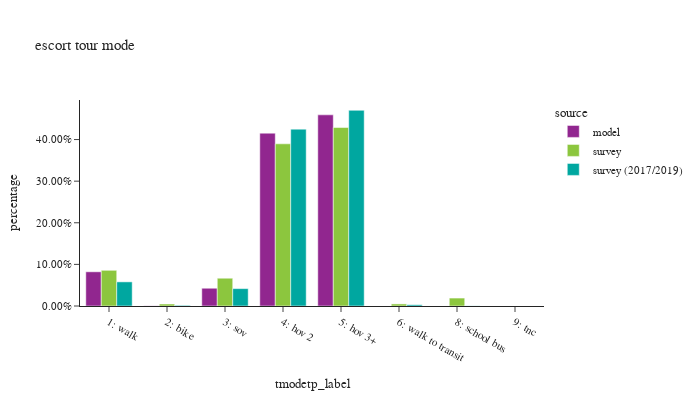

Notebook cell for this chart:
### Code cell
df_plot = es_tour.groupby(['source','tmodetp_label'])['toexpfac'].sum().reset_index()
df_plot['percentage'] = df_plot.groupby(['source'], group_keys=False)['toexpfac']. \
    apply(lambda x: x / float(x.sum()))

df_plot_ct = es_tour.groupby(['source','tmodetp_label'])['toexpfac'].count().reset_index(). \
    rename(columns={'toexpfac':'sample count'})
df_plot = df_plot.merge(df_plot_ct, on=['source','tmodetp_label'])

fig = px.bar(df_plot.sort_values(by=['source']), x="tmodetp_label", y="percentage", color="source",
             barmode="group",hover_data=['sample count'],title="escort tour mode")
fig.update_layout(height=400, width=700, font=dict(size=11),
                  xaxis = dict(dtick = 1, categoryorder='category ascending'),
                  yaxis=dict(tickformat=".2%"))
fig.show()

### Figure 1 — Plotly figure (JSON) as saved in the notebook; plotly's stock layout.template omitted (floating-point values rounded to 4 significant figures)
{"data": [{"alignmentgroup": "True", "customdata": [[62689], [310], [32551], [316680], [350247]], "hovertemplate": "source=model<br>tmodetp_label=%{x}<br>percentage=%{y}<br>sample count=%{customdata[0]}<extra></extra>", "legendgroup": "model", "marker": {"color": "#91268F", "pattern": {"shape": ""}}, "name": "model", "offsetgroup": "model", "orientation": "v", "showlegend": true, "textposition": "auto", "type": "bar", "x": ["1: walk", "2: bike", "3: sov", "4: hov 2", "5: hov 3+"], "xaxis": "x", "y": [0.08222, 0.0004066, 0.04269, 0.4153, 0.4594], "yaxis": "y"}, {"alignmentgroup": "True", "customdata": [[1], [7], [290], [14], [69], [19], [113], [367]], "hovertemplate": "source=survey<br>tmodetp_label=%{x}<br>percentage=%{y}<br>sample count=%{customdata[0]}<extra></extra>", "legendgroup": "survey", "marker": {"color": "#8CC63E", "pattern": {"shape": ""}}, "name": "survey", "offsetgroup": "survey", "orientation": "v", "showlegend": true, "textposition": "auto", "type": "bar", "x": ["9: tnc", "8: school bus", "5: hov 3+", "6: walk to transit", "3: sov", "2: bike", "1: walk", "4: hov 2"], "xaxis": "x", "y": [8.244e-06, 0.01908, 0.4289, 0.004973, 0.06676, 0.004786, 0.08579, 0.3897], "yaxis": "y"}, {"alignmentgroup": "True", "customdata": [[3], [163], [8], [45], [652], [489], [28], [1]], "hovertemplate": "source=survey (2017/2019)<br>tmodetp_label=%{x}<br>percentage=%{y}<br>sample count=%{customdata[0]}<extra></extra>", "legendgroup": "survey (2017/2019)", "marker": {"color": "#00A7A0", "pattern": {"shape": ""}}, "name": "survey (2017/2019)", "offsetgroup": "survey (2017/2019)", "orientation": "v", "showlegend": true, "textposition": "auto", "type": "bar", "x": ["8: school bus", "1: walk", "2: bike", "3: sov", "4: hov 2", "5: hov 3+", "6: walk to transit", "9: tnc"], "xaxis": "x", "y": [0.0003253, 0.05802, 0.001558, 0.04177, 0.425, 0.4703, 0.002986, 2.536e-05], "yaxis": "y"}], "layout": {"barmode": "group", "font": {"size": 11}, "height": 400, "legend": {"title": {"text": "source"}, "tracegroupgap": 0}, "title": {"text": "escort tour mode"}, "width": 700, "xaxis": {"anchor": "y", "categoryorder": "category ascending", "domain": [0.0, 1.0], "dtick": 1, "title": {"text": "tmodetp_label"}}, "yaxis": {"anchor": "x", "domain": [0.0, 1.0], "tickformat": ".2%", "title": {"text": "percentage"}}}}
